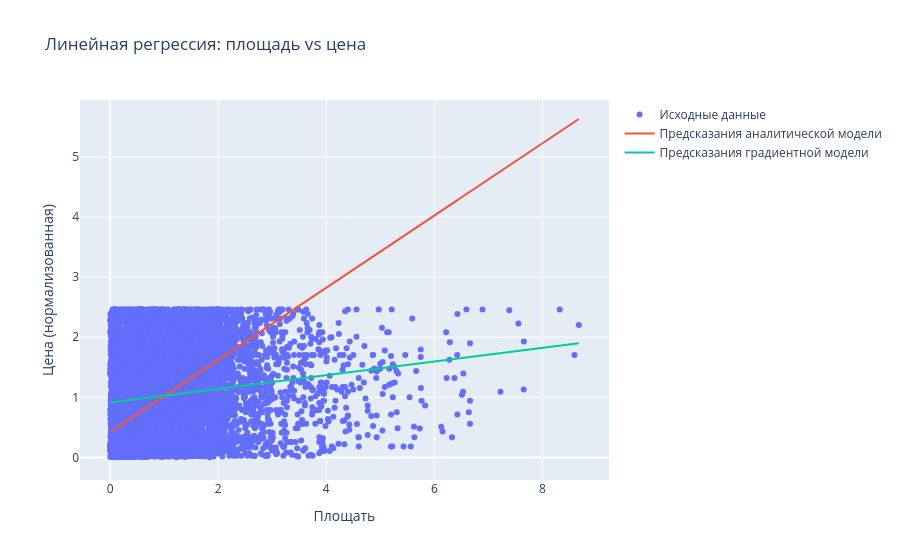

The notebook cell this image was saved under:
### Markdown cell above
## Графики

### Code cell
fig = go.Figure()


fig.add_trace(
    go.Scatter(
        x= df_cut['square'], 
        y= df_cut['totalPrice'], 
        mode='markers',
        name='Исходные данные',
    )
)

fig.add_trace(
    go.Scatter(
        x=df_cut['square'], 
        y=y_pred_anal, 
        mode='lines',
        name='Предсказания аналитической модели',
    )
)

fig.add_trace(
    go.Scatter(
        x=df_cut['square'], 
        y=y_pred_comp, 
        mode='lines',
        name='Предсказания градиентной модели',
    )
)

fig.update_layout(
    title='Линейная регрессия: площадь vs цена',
    xaxis_title='Площать', 
    yaxis_title='Цена (нормализованная)',
    
    # Дополнительная настройка осей (опционально)
    xaxis=dict(showgrid=True, zeroline=True),
    yaxis=dict(showgrid=True, zeroline=True)
)


fig.show()

### Figure 1 — Plotly figure (JSON) as saved in the notebook; plotly's stock layout.template omitted (floating-point values rounded to 4 significant figures; data arrays with more than 128 entries replaced by an {"elided": "..."} marker saying what was removed)
{"data": [{"mode": "markers", "name": "Исходные данные", "type": "scatter", "x": {"elided": "10000 float values"}, "y": {"elided": "10000 float values"}}, {"mode": "lines", "name": "Предсказания аналитической модели", "type": "scatter", "x": {"elided": "10000 float values"}, "y": {"elided": "10000 float values"}}, {"mode": "lines", "name": "Предсказания градиентной модели", "type": "scatter", "x": {"elided": "10000 float values"}, "y": {"elided": "10000 float values"}}], "layout": {"title": {"text": "Линейная регрессия: площадь vs цена"}, "xaxis": {"showgrid": true, "title": {"text": "Площать"}, "zeroline": true}, "yaxis": {"showgrid": true, "title": {"text": "Цена (нормализованная)"}, "zeroline": true}}}
